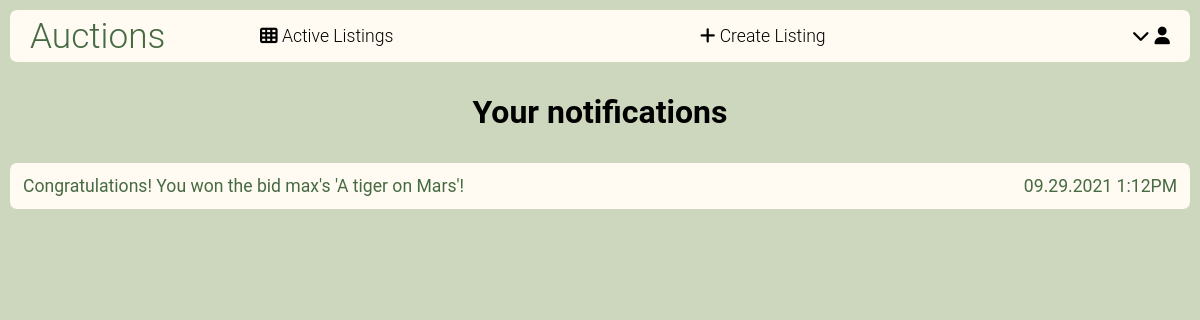
The page /notifications (signed in) on the database its author committed.
### auctions/models.py (models this page shows, shortened)
class Notification(models.Model):
    user = models.ForeignKey(User, on_delete=models.CASCADE, related_name="notifications")
    text = models.CharField(max_length=200)
    datetime = models.DateTimeField(default=datetime(2021, 9, 12))
    url = models.CharField(null=True, max_length=20)
    seen = models.BooleanField(default=False)

### auctions/views.py (the view)
# urls.py: path("notifications", views.notifications, name="notifications"),
@login_required
def notifications(request):
    user = request.user
    notifications = user.notifications.order_by("-datetime").all()
    return render(request, "auctions/notifications.html",{
        "notifications": notifications,
    })

### auctions/models.py (called while the page is built)
    def unread(self):
        return self.notifications.filter(seen=False).count()

### auctions/templates/auctions/notifications.html
{% extends "auctions/layout.html" %}
{% block body %}
<div class="page-container">
    <div class="page-title">
        <h1>Your notifications</h1>
    </div>
    <div class="notifications-page-container">
        {% for notification in notifications %}
        <a style="text-decoration: none;" href="{% url 'notification' notification.id %}">
        <div class="notifications-page-notification">
                    <p>{{ notification.text }}</p>
                <p class="notifications-page-notification-datetime">{{ notification.datetime|date:"m.d.Y g:iA" }}</p>
            </div>
        </a>
        {% empty %}
            <div class="no-content">No notifications so far</div>
        {% endfor %}
    </div>
</div>
{% endblock %}

### auctions/static/auctions/styles.css (style rules this page uses)
body { padding: 0px; margin: 0px; background-color: #CCD7BE; }
html { box-sizing: border-box; font-family: "Roboto", Corbel, Avenir, "Lucida Grande", "Lucida Sans", sans-serif }
*, *:before, *:after { box-sizing: inherit; }
a { color: #466A42; }
.notifications-page-container { display: flex; flex-direction: column; grid-row-start: 2; grid-column-start: 1; grid-column-end:4; gap: 10px; padding: 10px; }
.notifications-page-notification { padding: 10px; font-size: 1.1rem; background-color: #FFFBF2; border-radius: 7px; display: flex; flex-direction: row; align-items: stretch; }
.notifications-page-notification p { margin: 3px; }
.notifications-page-notification-datetime { flex-grow: 2; text-align: right; }
.page-container { display: grid; grid-template-columns: 1fr 30% 1fr; grid-template-rows: auto auto auto; }
.page-title { grid-row-start: 1; grid-column-start: 1; grid-column-end: 4; font-size: 1rem; text-align: center; }

### rows shown on the page
Notification: text "Congratulations! You won the bid max's 'A tiger on Mars'!", datetime "09.29.2021 1:12PM"
